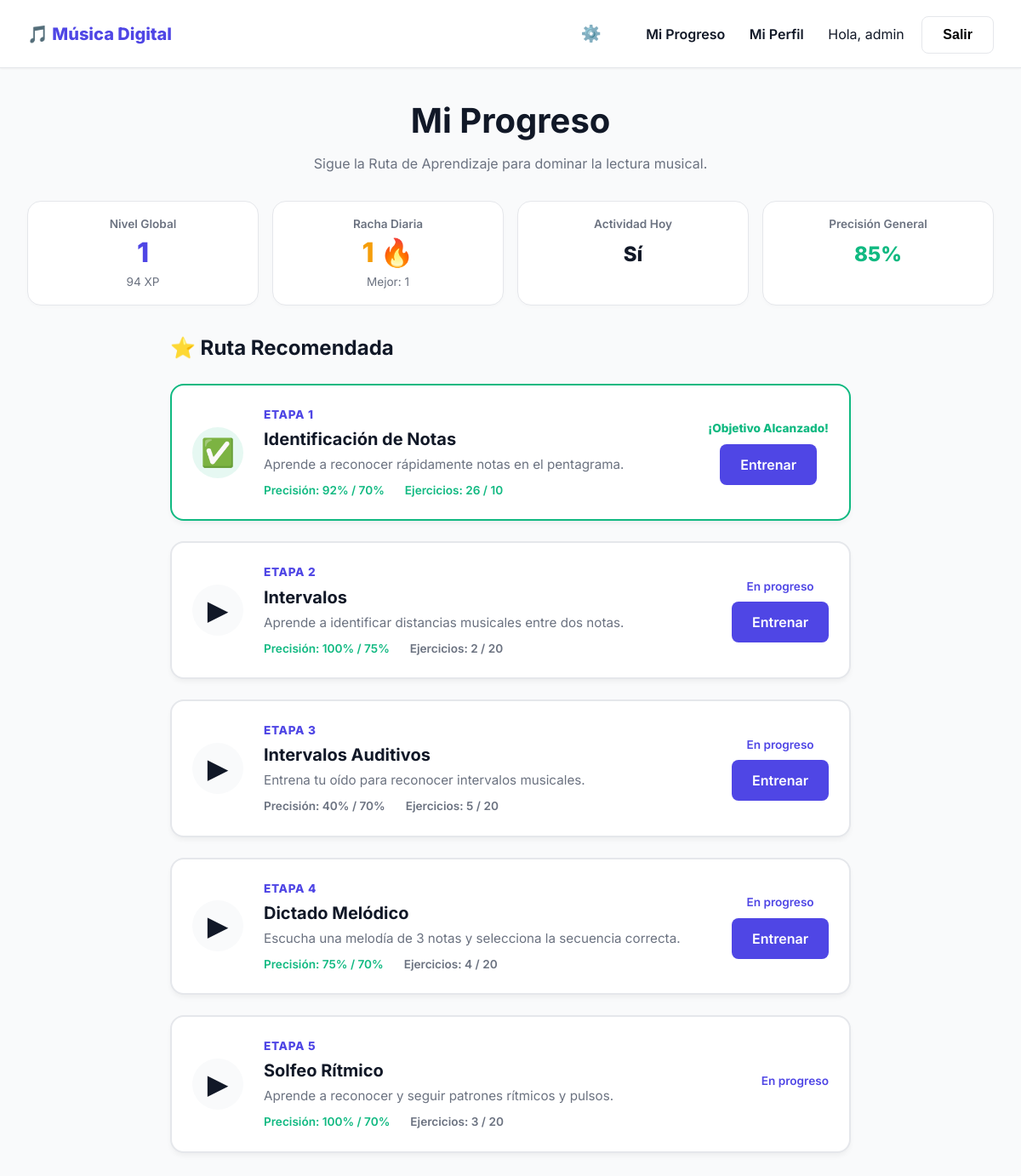
The app's page / (signed in), older data.
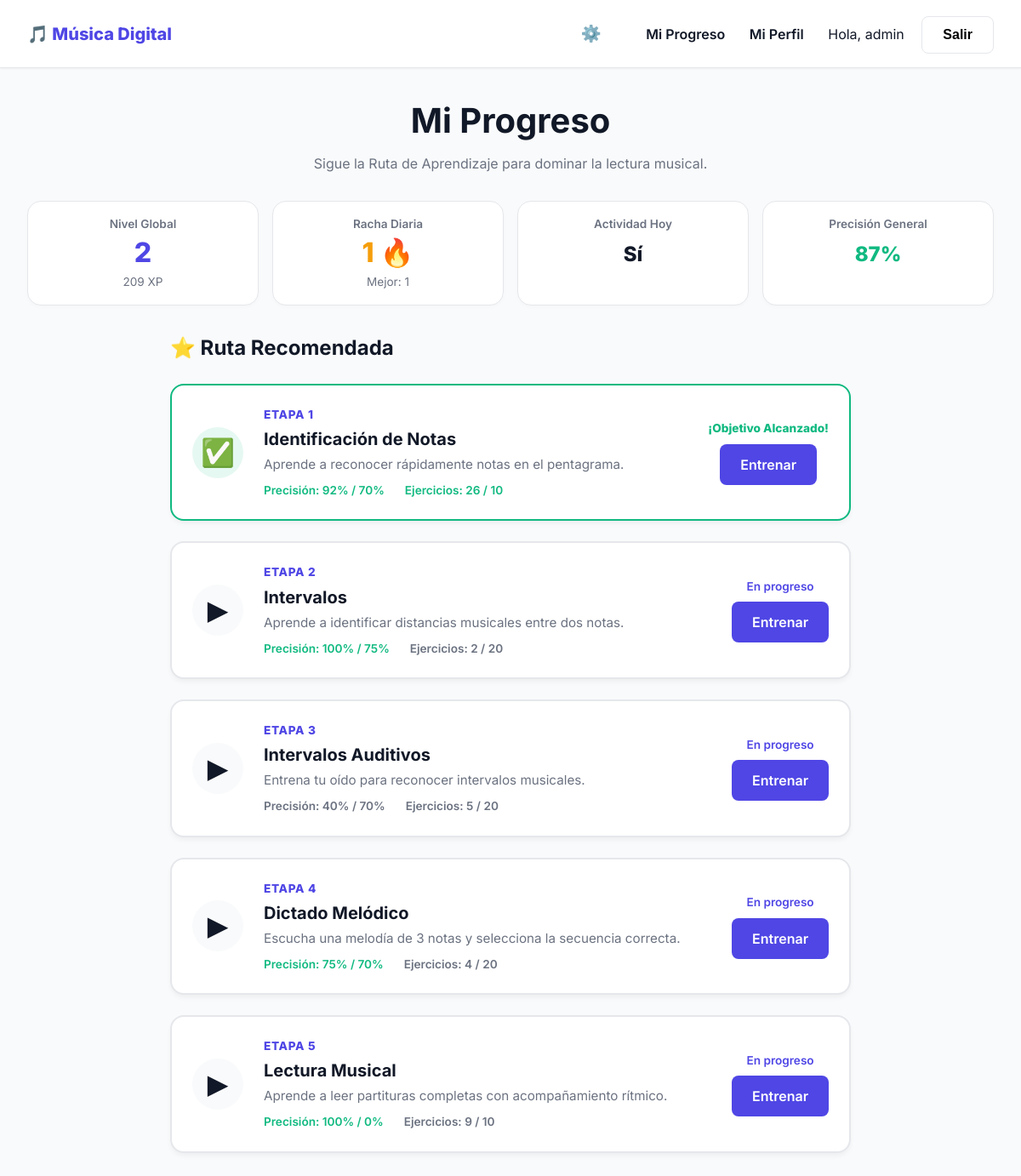
The same page, newer data.
### trainer/models.py (models this page shows, shortened)
class UserProfile(models.Model):
    user = models.OneToOneField(User, on_delete=models.CASCADE, related_name='profile')
    total_xp = models.IntegerField(default=0)
    user_level = models.IntegerField(default=1)
    current_daily_streak = models.IntegerField(default=0)
    max_daily_streak = models.IntegerField(default=0)
    last_active_date = models.DateField(null=True, blank=True)

class Game(models.Model):
    slug = models.SlugField(unique=True)
    name = models.CharField(max_length=100)
    description = models.TextField()
    order = models.IntegerField(default=1)
    recommended_accuracy = models.IntegerField(default=0)
    recommended_attempts = models.IntegerField(default=0)

class Score(models.Model):
    user = models.ForeignKey(User, on_delete=models.CASCADE, related_name='scores')
    game = models.ForeignKey(Game, on_delete=models.CASCADE)
    level = models.IntegerField(default=1)
    total_points = models.IntegerField(default=0)
    max_streak = models.IntegerField(default=0)
    current_streak = models.IntegerField(default=0)
    correct_answers = models.IntegerField(default=0)
    total_answers = models.IntegerField(default=0)
    class Meta:
        unique_together = ('user', 'game')
    @property
    def accuracy(self):
        if self.total_answers == 0:
            return 0
        return round((self.correct_answers / self.total_answers) * 100)

### trainer/views.py (the view)
# urls.py: path('', views.dashboard, name='dashboard'),
@login_required
def dashboard(request):
    profile, _ = UserProfile.objects.get_or_create(user=request.user)
    today = timezone.localdate()
    if profile.last_active_date:
        delta = (today - profile.last_active_date).days
        if delta > 1:
            profile.current_daily_streak = 0
            profile.save()
    progress = get_user_progress(request.user)
    completed_today = Attempt.objects.filter(user=request.user, timestamp__date=today).count()
    games_played_today_str = "Sí" if completed_today > 0 else "No"
    scores = Score.objects.filter(user=request.user)
    total_ans = sum(s.total_answers for s in scores)
    total_corr = sum(s.correct_answers for s in scores)
    global_acc = round((total_corr / total_ans) * 100) if total_ans > 0 else 0
    context = {
        'profile': profile,
        'progress': progress,
        'games_played_today': games_played_today_str,
        'global_acc': global_acc,
    }
    return render(request, 'trainer/dashboard.html', context)

### trainer/views.py (called while the page is built)
def get_user_progress(user):
    games = Game.objects.all().order_by('order')
    progress = []
    for game in games:
        score, _ = Score.objects.get_or_create(user=user, game=game)
        completed = False
        if score.total_answers >= game.recommended_attempts:
            if score.total_answers > 0 and score.accuracy >= game.recommended_accuracy:
                completed = True
        progress.append({
            'game': game,
            'score': score,
            'unlocked': True,  # Everyone is unlocked now
            'completed': completed,
            'accuracy': score.accuracy
        })
    return progress

### templates/trainer/dashboard.html (shortened to what this page needs)
{% extends 'base.html' %}
{% block content %}
<div style="text-align: center; margin-bottom: 2rem;">
    <h1 style="font-size: 2.5rem; margin-bottom: 0.5rem;">Mi Progreso</h1>
    <p style="color: var(--text-secondary);">Sigue la Ruta de Aprendizaje para dominar la lectura musical.</p>
</div>
<div class="stats-grid">
    <div class="stat-box">
        <div style="font-size: 0.85rem; color: var(--text-secondary); font-weight: 600;">Nivel Global</div>
        <div style="font-size: 2rem; font-weight: 800; color: var(--primary);">{{ profile.user_level }}</div>
        <div style="font-size: 0.85rem; color: var(--text-secondary);">{{ profile.total_xp }} XP</div>
    </div>
    <div class="stat-box">
        <div style="font-size: 0.85rem; color: var(--text-secondary); font-weight: 600;">Racha Diaria</div>
        <div style="font-size: 2rem; font-weight: 800; color: #F59E0B;">{{ profile.current_daily_streak }} 🔥</div>
        <div style="font-size: 0.85rem; color: var(--text-secondary);">Mejor: {{ profile.max_daily_streak }}</div>
    </div>
    <div class="stat-box">
        <div style="font-size: 0.85rem; color: var(--text-secondary); font-weight: 600;">Actividad Hoy</div>
        <div style="font-size: 1.5rem; font-weight: 800; color: var(--text); margin-top: 0.5rem;">{{ games_played_today }}</div>
    </div>
    <div class="stat-box">
        <div style="font-size: 0.85rem; color: var(--text-secondary); font-weight: 600;">Precisión General</div>
        <div style="font-size: 1.5rem; font-weight: 800; color: var(--success); margin-top: 0.5rem;">{{ global_acc }}%</div>
    </div>
</div>
<div style="max-width: 800px; margin: 0 auto;">
    <h2 style="margin-bottom: 1.5rem;">⭐ Ruta Recomendada</h2>
    {% for p in progress %}
        <div class="level-card {% if p.completed %}completed{% endif %}">
            <div class="level-icon">
                {% if p.completed %}
                    ✅
                {% else %}
                    ▶
                {% endif %}
            </div>
            <div class="level-info">
                <div style="font-size: 0.85rem; font-weight: 800; color: var(--primary); text-transform: uppercase; letter-spacing: 0.05em; margin-bottom: 0.25rem;">Etapa {{ p.game.order }}</div>
                <h3 style="font-size: 1.25rem; margin-bottom: 0.25rem;">{{ p.game.name }}</h3>
                <p style="color: var(--text-secondary); font-size: 0.95rem; margin-bottom: 0.5rem;">{{ p.game.description }}</p>
                <div style="display: flex; gap: 1.5rem; font-size: 0.85rem; font-weight: 600;">
                    <span style="color: {% if p.accuracy >= p.game.recommended_accuracy %}var(--success){% else %}var(--text-secondary){% endif %};">Precisión: {{ p.accuracy }}% / {{ p.game.recommended_accuracy }}%</span>
                    <span style="color: {% if p.score.total_answers >= p.game.recommended_attempts %}var(--success){% else %}var(--text-secondary){% endif %};">Ejercicios: {{ p.score.total_answers }} / {{ p.game.recommended_attempts }}</span>
                </div>
            </div>
            <div style="margin-left: 1rem; text-align: center;">
                {% if p.completed %}
                    <div style="font-size: 0.85rem; font-weight: 800; color: var(--success); margin-bottom: 0.5rem;">¡Objetivo Alcanzado!</div>
                {% elif p.score.total_answers > 0 %}
                    <div style="font-size: 0.85rem; font-weight: 600; color: var(--primary); margin-bottom: 0.5rem;">En progreso</div>
                {% else %}
                    <div style="font-size: 0.85rem; font-weight: 600; color: var(--text-secondary); margin-bottom: 0.5rem;">Disponible</div>
                {% endif %}
                {% if p.game.slug == 'notas' %}
                    <a href="{% url 'trainer_notas' %}" class="btn btn-primary">Entrenar</a>
                {% elif p.game.slug == 'intervalos' %}
                    <a href="{% url 'trainer_intervalos' %}" class="btn btn-primary">Entrenar</a>
                {% elif p.game.slug == 'intervalos-auditivos' %}
                    <a href="{% url 'trainer_intervalos_auditivos' %}" class="btn btn-primary">Entrenar</a>
                {% elif p.game.slug == 'dictado-melodico' %}
                    <a href="{% url 'trainer_dictado_melodico' %}" class="btn btn-primary">Entrenar</a>
                {% elif p.game.slug == 'lectura-musical' %}
                    <a href="{% url 'trainer_lectura_musical' %}" class="btn btn-primary">Entrenar</a>
                {% endif %}
            </div>
        </div>
    {% endfor %}
</div>
{% endblock %}

### templates/base.html (shortened to what this page needs)
{% load static %}
<!DOCTYPE html>
<html lang="es">
<head>
</head>
<body>
    <nav>
        <a href="{% url 'dashboard' %}" class="nav-brand">🎵 Música Digital</a>
        <div>
            {% if user.is_authenticated %}
                <button id="audio-settings-btn" class="btn" style="background:transparent; font-size:1.2rem; margin-right: 1.5rem; cursor:pointer; border:none;" title="Configuración de Audio">⚙️</button>
                <a href="{% url 'dashboard' %}" style="margin-right: 1.5rem;">Mi Progreso</a>
                <a href="{% url 'perfil' %}" style="margin-right: 1.5rem;">Mi Perfil</a>
                <span style="margin-right: 1rem;">Hola, {{ user.username }}</span>
                <form action="{% url 'logout' %}" method="post" style="display:inline;">
                    <button type="submit" class="btn" style="background:transparent; border:1px solid var(--border);">Salir</button>
                </form>
            {% else %}
                <a href="{% url 'login' %}" style="margin-right: 1rem;">Entrar</a>
                <a href="{% url 'register' %}" class="btn btn-primary">Registrarse</a>
            {% endif %}
        </div>
    </nav>
    <main style="padding: 2rem;">
        {% block content %}{% endblock %}
    </main>
</body>
</html>

### templates/base.html (style rules this page uses)
:root { --primary: #4F46E5; --primary-hover: #4338CA; --bg: #F9FAFB; --surface: #FFFFFF; --text: #111827; --text-secondary: #6B7280; --success: #10B981; --danger: #EF4444; --border: #E5E7EB; }
* { box-sizing: border-box; margin: 0; padding: 0; }
body { font-family: 'Inter', sans-serif; background-color: var(--bg); color: var(--text); line-height: 1.5; min-height: 100vh; display: flex; flex-direction: column; }
nav { background-color: var(--surface); border-bottom: 1px solid var(--border); padding: 1rem 2rem; display: flex; justify-content: space-between; align-items: center; box-shadow: 0 1px 2px 0 rgba(0, 0, 0, 0.05); }
nav a { text-decoration: none; color: var(--text); font-weight: 600; }
.nav-brand { font-size: 1.25rem; color: var(--primary); font-weight: 800; }
.btn { display: inline-flex; align-items: center; justify-content: center; padding: 0.75rem 1.5rem; border-radius: 0.5rem; font-weight: 600; cursor: pointer; transition: all 0.2s; border: none; text-decoration: none; font-size: 1rem; }
.btn-primary { background-color: var(--primary); color: white; }

### templates/trainer/dashboard.html (style rules this page uses)
.level-card { display: flex; align-items: center; background: var(--surface); border-radius: 1rem; padding: 1.5rem; margin-bottom: 1.5rem; border: 2px solid var(--border); box-shadow: 0 4px 6px -1px rgba(0, 0, 0, 0.05); position: relative; }
.level-card.completed { border-color: var(--success); }
.level-icon { width: 60px; height: 60px; border-radius: 50%; display: flex; align-items: center; justify-content: center; font-size: 2rem; margin-right: 1.5rem; background: var(--bg); }
.level-card.completed .level-icon { background: rgba(16, 185, 129, 0.1); color: var(--success); }
.level-info { flex: 1; }
.stats-grid { display: grid; grid-template-columns: repeat(auto-fit, minmax(150px, 1fr)); gap: 1rem; margin-bottom: 2rem; }
.stat-box { background: var(--surface); padding: 1rem; border-radius: 1rem; border: 1px solid var(--border); text-align: center; box-shadow: 0 2px 4px rgba(0,0,0,0.02); }

Row changes from the older to the newer data that the page shows:
removed Game: game.order "5", game.name "Solfeo Rítmico", game.description "Aprende a reconocer y seguir patrones rítmicos y pulsos.", accuracy "100", game.recommended_accuracy "70", score.total_answers "3", game.recommended_attempts "20", shows "En progreso"
changed UserProfile: user_level "1" → "2"; total_xp "94" → "209"
added Game: game.order "5", game.name "Lectura Musical", game.description "Aprende a leer partituras completas con acompañamiento rítmico.", accuracy "100", game.recommended_accuracy "0", score.total_answers "9", game.recommended_attempts "10", shows "En progreso", slug "Entrenar"
Text that changed along with them:
{{ global_acc }}: "85" → "87"
